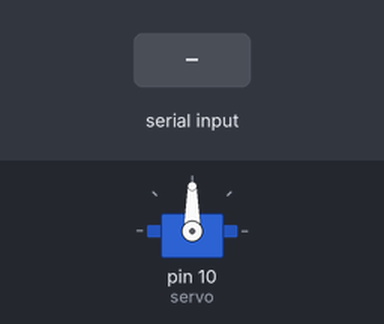
A sketch run on a simulated Arduino Uno, built with avr-gcc and run on an emulated ATmega328P. On the bench: servo. The inputs (shaded band) are chosen by the test bench. What the sketch prints to the serial monitor is not drawn.

Above: at 1.2 s.
1.3 s: "=" received over Serial
Timing chart, 0 to 4.3 s (numbered marks = the images above; inputs shaded):
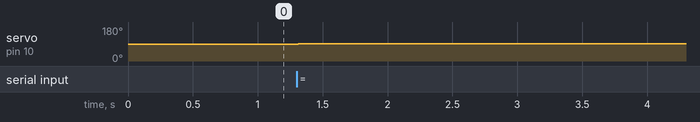

The sketch:

ServoTest.ino
```cpp
/*
 * Servo Test and Calibration
 *
 * This code can be used to center and calibrate continuous rotation servos.
 * Upload the code and use the serial monitor to send "=" and "-" characters
 * which in turn adjust the servo output value. The value reported can then
 * be used to determine the software midpoint for the servo.
 *
 * Written by Adam Kemp, 2017
 *
 */

#include <Servo.h>

Servo servo;
byte servoTrim = 90;

void setup() {
  servo.attach(10);
  Serial.begin(9600);
}

void loop() {
  if(Serial.available() > 0) {
    byte inByte = Serial.read();
    if (inByte == '=') {
      servoTrim++;
    }
    else if (inByte == '-') {
      servoTrim--;
    }
    Serial.println(servoTrim);
  }
  servo.write(servoTrim);
  delay(15);
}
```

Measured:
- after the input at 1.3 s, servo on pin 10 (servo): 90° → 91° at once
